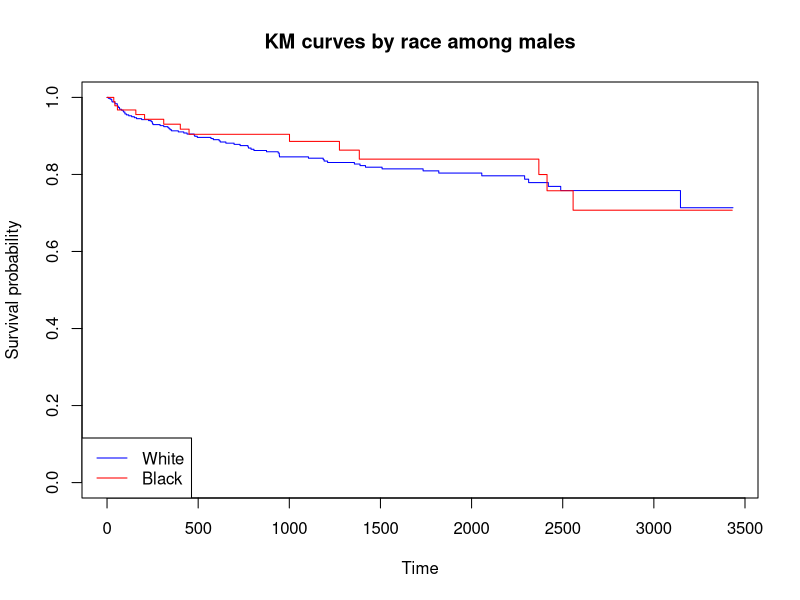
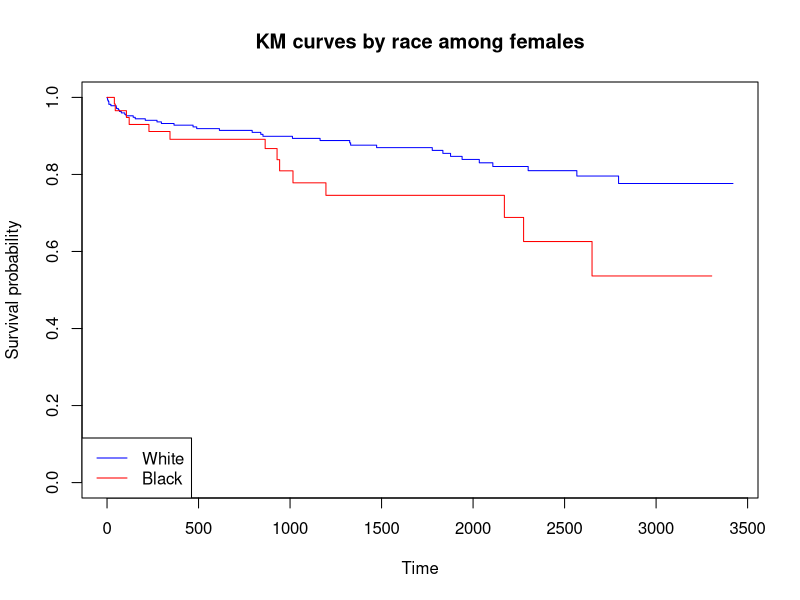

The R source for these figures, in order:
## ---- chunk 1
library(tidyverse)
library(survival)
library(KMsurv)
## ---- chunk 2
time <- c(4, 12, 15, 21, 23, 2, 6, 8, 10, 19)

status <- c(1, 0, 1, 0, 1, 1, 0, 0, 1, 1)

group <- c(rep(1, 5), rep(2, 5))

dat <- data.frame(time, status, group)

dat
## ---- chunk 3
fit1 <- survdiff(Surv(time, status) ~ group, data = dat)
fit1
## ---- chunk 4
data("kidtran")
## ---- chunk 5
# male: gender = 1
fit_male <- survfit(Surv(time, delta) ~ race, 
                    data = kidtran, 
                    subset = gender == 1)

plot(fit_male, 
     col = c("blue", "red"),
     xlab = "Time",
     ylab = "Survival probability",
     main = "KM curves by race among males")

legend("bottomleft",
       legend = c("White", "Black"),
       col = c("blue", "red"),
       lty = 1)

survdiff(Surv(time, delta) ~ race, 
         data = kidtran, 
         subset = gender == 1)
## ---- chunk 6
# female: gender = 2
fit_female <- survfit(Surv(time, delta) ~ race, 
                      data = kidtran, 
                      subset = gender == 2)

plot(fit_female, 
     col = c("blue", "red"),
     xlab = "Time",
     ylab = "Survival probability",
     main = "KM curves by race among females")

legend("bottomleft",
       legend = c("White", "Black"),
       col = c("blue", "red"),
       lty = 1)

survdiff(Surv(time, delta) ~ race, 
         data = kidtran, 
         subset = gender == 2)
